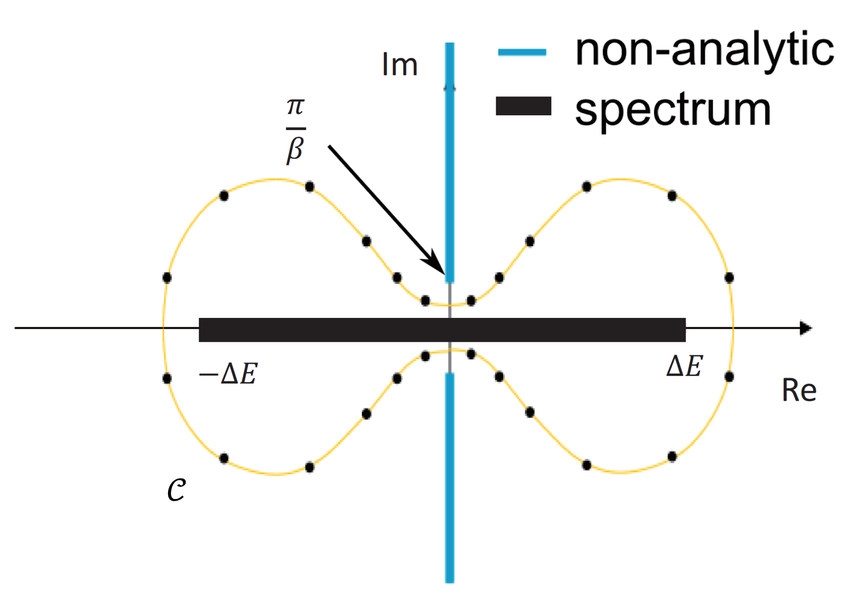
#> input picture plot.png, 850 x 596 px
$ python points.py
#> lines starting #> are read from the running program, lines starting #| are printed output that depends on the picture
from PIL import Image
from sklearn.cluster import KMeans
import matplotlib.pyplot as plt
import matplotlib.pyplot as plt
from matplotlib.path import Path
from matplotlib.patches import PathPatch
import numpy as np

im = Image.open("plot.png")
#> im is the input picture: PIL image 850x596 RGBA; mean R, G, B, A 242.7, 243.4, 242.9, 255
pix = im.load()

colors = [
    (254, 254, 254),
    (28, 25, 26),
    (140, 139, 137),
    (34, 163, 207),
    (249, 219, 127),
]

dots_on_plot = []
for x_index in range(im.size[0]):
    for y_index in range(im.size[1]):
        r, g, b, a = pix[x_index, y_index]
        # check color
        color_dist = 255 * 3
        color_similar = None
        for color_item in colors:
            cr, cg, cb = color_item
            if (abs(cr - r) + abs(cg - g) + abs(cb - b)) < color_dist:
                color_dist = abs(cr - r) + abs(cg - g) + abs(cb - b)
                color_similar = color_item
        if color_similar != colors[4]:
            continue
        dots_on_plot.append((x_index, y_index))
#> after the loop, dots_on_plot = 4691 pairs, first value 162 to 829, second value 31 to 500


# print(dots_on_plot)
# print(len(dots_on_plot))

x_ave = 0
y_ave = 0
for dot in dots_on_plot:
    x, y = dot
    x_ave += x
    y_ave += y
#> this loop made 4691 passes
#> (x, y, x_ave, y_ave) on passes 1 to 3: (162, 280, 162, 280), (162, 311, 324, 591), (162, 312, 486, 903)
#> after the loop, x_ave = 2166083; y_ave = 1449172
x_ave /= len(dots_on_plot) * 1.0
#> x_ave = 461.8
y_ave /= len(dots_on_plot) * 1.0
#> y_ave = 308.9
x_ave, y_ave = int(x_ave), int(y_ave)
#> x_ave = 461; y_ave = 308

for index in range(len(dots_on_plot)):
    x, y = dots_on_plot[index]
    dots_on_plot[index] = (x - x_ave, y - y_ave)
#> this loop made 4691 passes
#> (x, y) on passes 1 to 3: (162, 280), (162, 311), (162, 312)
#> after the loop, dots_on_plot = 4691 pairs, first value -299 to 368, second value -277 to 192


fig, ax = plt.subplots()
ax.plot([x for (x, y) in dots_on_plot], [y for (x, y) in dots_on_plot], "k")
ax.set(aspect=1)
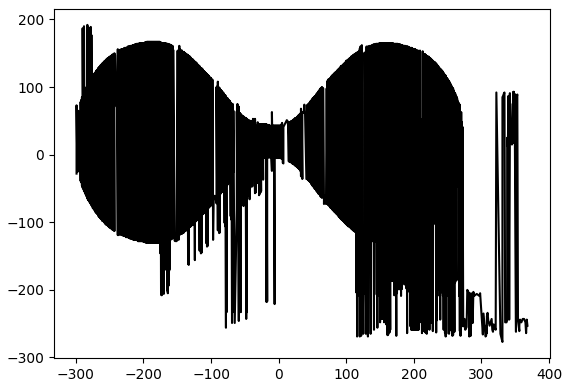
#> figure drawn by matplotlib, 1 panel
